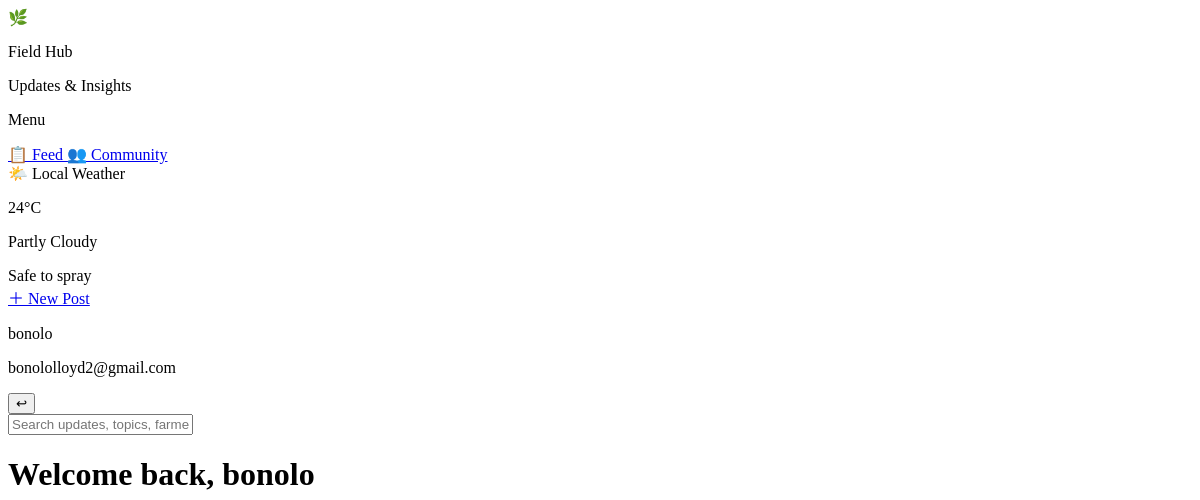
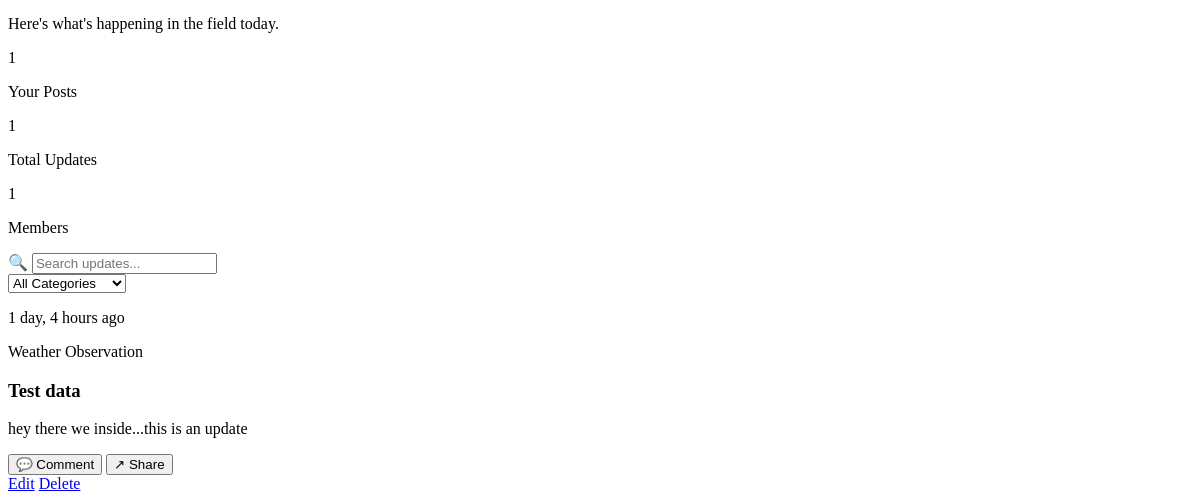
/feed/ (signed in), run on an earlier commit of the app's database (2 pictures, top to bottom).
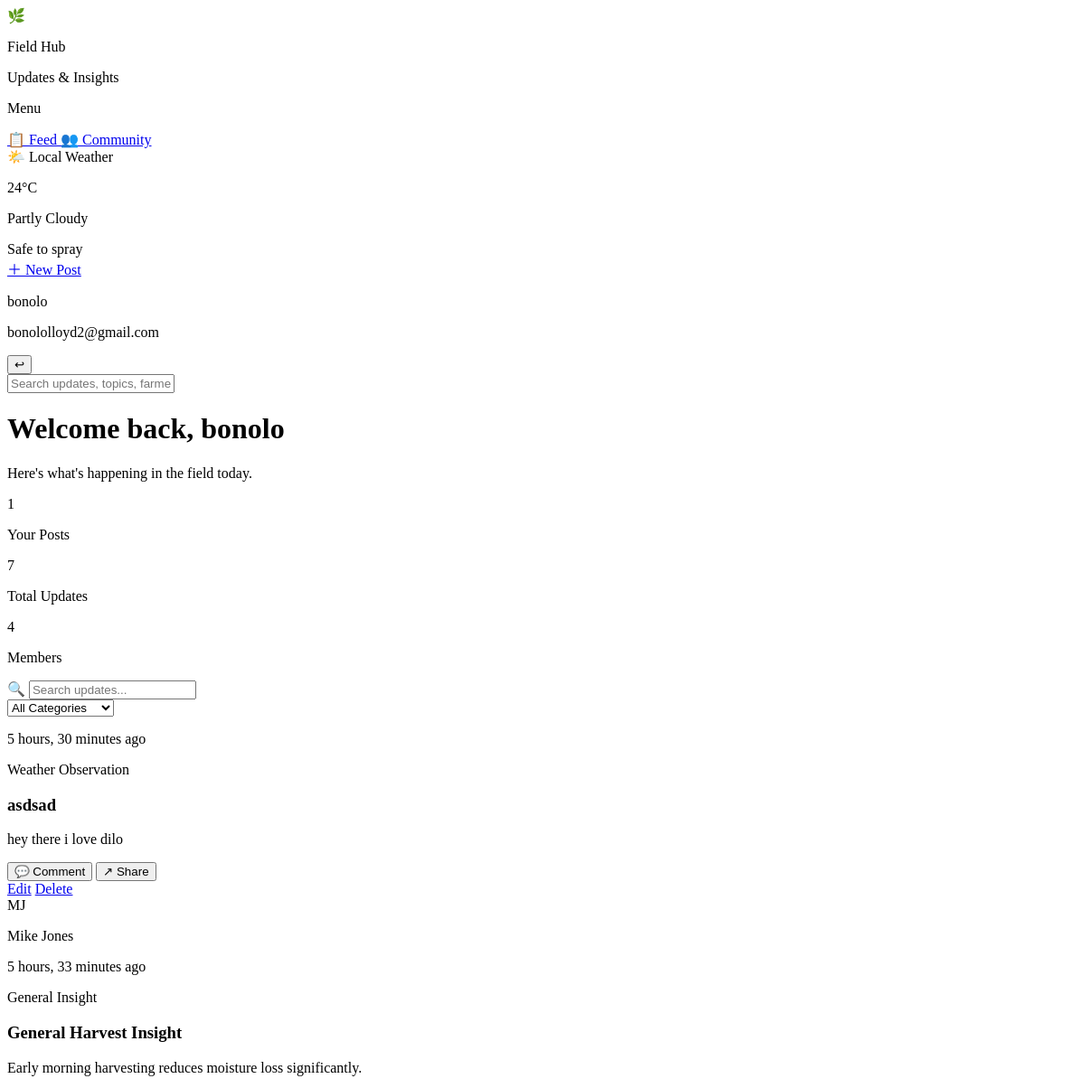
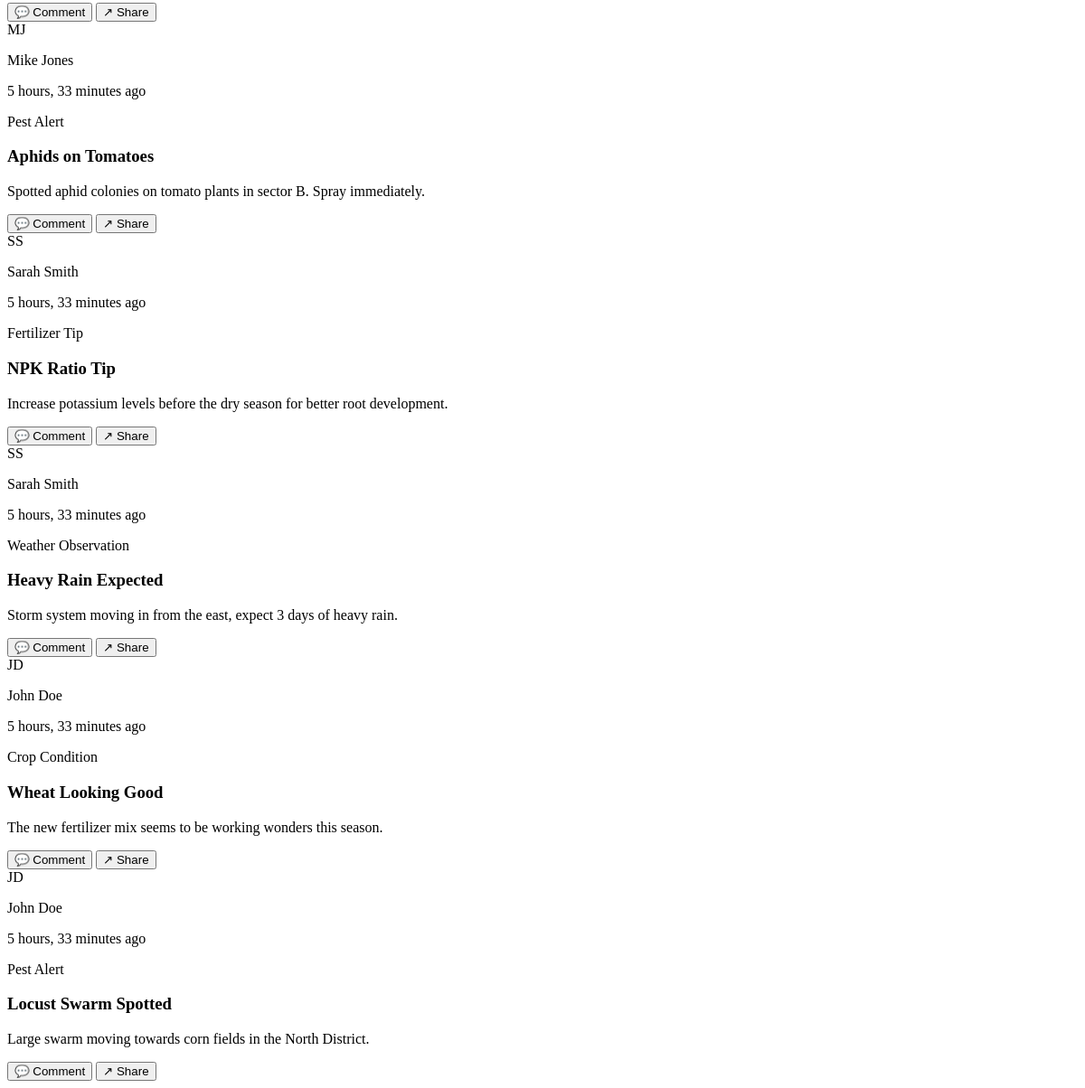
And on a later commit of the database (2 pictures, top to bottom).
### core/models.py (models this page shows, shortened)
class FieldUpdate(models.Model):
    CATEGORY_CHOICES = [
        ('pest_alert', 'Pest Alert'),
        ('weather', 'Weather Observation'),
        ('crop_condition', 'Crop Condition'),
        ('fertilizer', 'Fertilizer Tip'),
        ('general', 'General Insight'),
    ]
    author = models.ForeignKey(
        User,
        on_delete=models.CASCADE,
        related_name='field_updates'
    )
    title = models.CharField(max_length=200)
    message = models.TextField()
    category = models.CharField(
        max_length=20,
        choices=CATEGORY_CHOICES
    )
    created_at = models.DateTimeField(auto_now_add=True)

### core/views.py (the view)
# urls.py: path('feed/', views.feed, name='feed'),
def feed(request):
    posts = FieldUpdate.objects.all().order_by('-created_at')
    return render(request, 'core/feed.html', {
        'posts': posts,
        'total_posts': FieldUpdate.objects.count(),
        'total_members': User.objects.count(),
    })

### core/templates/core/feed.html (shortened to what this page needs)
{% extends 'base.html' %}
{% block content %}
<div class="bg-gradient-to-r from-green-50 to-green-100 border border-green-200 rounded-xl p-5 mb-6 flex items-center justify-between">
  <div>
    <h1 class="text-2xl font-bold text-gray-800">Welcome back, <span class="text-green-600">{{ request.user.username }}</span></h1>
    <p class="text-sm text-gray-500 mt-1">Here's what's happening in the field today.</p>
  </div>
  <div class="flex gap-6">
    <div class="text-center">
      <p class="text-2xl font-bold text-gray-800">{{ request.user.field_updates.count }}</p>
      <p class="text-xs text-gray-500">Your Posts</p>
    </div>
    <div class="text-center">
      <p class="text-2xl font-bold text-gray-800">{{ total_posts }}</p>
      <p class="text-xs text-gray-500">Total Updates</p>
    </div>
    <div class="text-center">
      <p class="text-2xl font-bold text-gray-800">{{ total_members }}</p>
      <p class="text-xs text-gray-500">Members</p>
    </div>
  </div>
</div>
<div class="flex flex-col items-center">
  <div class="w-3/4">
    <div class="flex items-center gap-3 mb-6">
      <div class="flex items-center gap-2 bg-white border border-gray-200 rounded-lg px-4 py-2 flex-1">
        <span class="text-gray-400 text-sm">🔍</span>
        <input type="text" placeholder="Search updates..." class="flex-1 text-sm focus:outline-none"/>
      </div>
      <select class="bg-white border border-gray-200 rounded-lg px-4 py-2 text-sm text-gray-600 focus:outline-none">
        <option>All Categories</option>
      </select>
    </div>
    {% for post in posts %}
    <div class="bg-white border border-gray-200 rounded-xl p-6 shadow-sm mb-4">
      <div class="flex items-center justify-between mb-4">
        <div class="flex items-center gap-3">
          <div class="w-10 h-10 bg-green-600 rounded-full flex items-center justify-center text-white text-sm font-bold flex-shrink-0">
            {{ post.author.first_name|first|upper }}{{ post.author.last_name|first|upper }}
          </div>
          <div>
            <p class="text-sm font-semibold text-gray-800">{{ post.author.get_full_name }}</p>
            <p class="text-xs text-gray-400">{{ post.created_at|timesince }} ago</p>
          </div>
        </div>
        {% if post.category == 'pest_alert' %}
          <span class="text-xs px-3 py-1 rounded-full bg-red-50 text-red-600 border border-red-200">Pest Alert</span>
        {% elif post.category == 'weather' %}
          <span class="text-xs px-3 py-1 rounded-full bg-blue-50 text-blue-600 border border-blue-200">Weather Observation</span>
        {% elif post.category == 'crop_condition' %}
          <span class="text-xs px-3 py-1 rounded-full bg-green-50 text-green-700 border border-green-200">Crop Condition</span>
        {% elif post.category == 'fertilizer' %}
          <span class="text-xs px-3 py-1 rounded-full bg-yellow-50 text-yellow-700 border border-yellow-200">Fertilizer Tip</span>
        {% else %}
          <span class="text-xs px-3 py-1 rounded-full bg-gray-50 text-gray-600 border border-gray-200">General Insight</span>
        {% endif %}
      </div>
      <h3 class="font-bold text-gray-800 mb-2">{{ post.title }}</h3>
      <p class="text-sm text-gray-500 mb-4">{{ post.message }}</p>
      <div class="flex items-center gap-4 border-t border-gray-100 pt-3">
        <button class="flex items-center gap-1 text-xs text-gray-400 hover:text-gray-600">💬 Comment</button>
        <button class="flex items-center gap-1 text-xs text-gray-400 hover:text-gray-600">↗ Share</button>
        {% if post.author == request.user %}
          <div class="ml-auto flex gap-3">
            <a href="{% url 'edit_update' post.pk %}" class="text-xs text-green-700 hover:underline">Edit</a>
            <a href="{% url 'delete_update' post.pk %}" class="text-xs text-red-500 hover:underline">Delete</a>
          </div>
        {% endif %}
      </div>
    </div>
    {% endfor %}
  </div>
</div>
{% endblock %}

### core/templates/base.html (shortened to what this page needs)
{% load django_vite %}
<!DOCTYPE html>
<html lang="en">
<head>
</head>
<body class="bg-gray-50">
{% if user.is_authenticated %}
  <div class="flex min-h-screen">
    <aside class="w-72 bg-white border-r border-gray-200 text-gray-700 flex flex-col fixed h-full">
      <div class="px-4 py-5 border-b border-gray-200">
        <div class="flex items-center gap-2">
          <div class="w-8 h-8 bg-green-500 rounded-lg flex items-center justify-center text-white font-bold text-sm">🌿</div>
          <div>
            <p class="font-bold text-gray-800 text-sm">Field Hub</p>
            <p class="text-xs text-gray-400">Updates & Insights</p>
          </div>
        </div>
      </div>
      <nav class="px-3 py-4">
        <p class="text-xs text-gray-400 uppercase tracking-wider px-2 mb-3">Menu</p>
        <a href="{% url 'feed' %}" class="flex items-center gap-3 px-3 py-2 rounded-lg text-sm text-gray-700 hover:bg-gray-100 mb-1 {% if request.resolver_match.url_name == 'feed' %}bg-gray-100 font-semibold{% endif %}">
          📋 Feed
        </a>
        <a href="{% url 'community' %}" class="flex items-center gap-3 px-3 py-2 rounded-lg text-sm text-gray-700 hover:bg-gray-100 mb-1 {% if request.resolver_match.url_name == 'community' %}bg-gray-100 font-semibold{% endif %}">
          👥 Community
        </a>
      </nav>
      <div class="mx-3 mb-4 p-1 bg-gray-50 border border-gray-200 rounded-xl">
        <div class="flex items-center gap-2 mb-1">
          <span class="text-xs text-gray-500">🌤️ Local Weather</span>
        </div>
        <p class="text-2xl font-bold text-gray-800">24°C</p>
        <p class="text-xs text-gray-400">Partly Cloudy</p>
        <span class="inline-block mt-2 text-xs bg-green-100 text-green-700 px-2 py-1 rounded-full">Safe to spray</span>
      </div>
      <div class="px-3 pb-4">
        <a href="{% url 'create_update' %}" class="flex items-center justify-center gap-2 w-full bg-green-600 hover:bg-green-500 text-white font-semibold py-2 px-4 rounded-lg text-sm transition">
          ＋ New Post
        </a>
      </div>
      <div class="px-4 py-5 flex items-center gap-3">
        <div class="flex-1 min-w-0">
          <p class="text-sm font-medium text-gray-800 truncate">{{ user.username }}</p>
          <p class="text-xs text-gray-400 truncate">{{ user.email }}</p>
        </div>
        <form method="POST" action="{% url 'logout' %}">
          <button type="submit" class="text-s text-gray-400 hover:text-red-500 transition">↩</button>
        </form>
      </div>
    </aside>
    <div class="ml-72 bg-[#f0f2f2] flex-1 flex flex-col min-h-screen">
      <header class="sticky top-0 z-10 bg-white border-b border-gray-200 px-6 py-5 flex items-center justify-between">
        <input type="text" placeholder="Search updates, topics, farmers..."
          class="w-80 px-4 py-2 bg-gray-100 rounded-lg text-sm focus:outline-none focus:ring-2 focus:ring-green-500"/>
      </header>
      <main class="flex-1 p-6">
        {% block content %}{% endblock %}
      </main>
    </div>
  </div>
{% endif %}
</body>
</html>

What changed in the data, as far as the page shows it:
removed FieldUpdate: created_at "1 day, 4 hours", category "Weather Observation", title "Test data", message "hey there we inside...this is an update", shows "Edit"
added FieldUpdate: created_at "5 hours, 30 minutes", category "Weather Observation", title "asdsad", message "hey there i love dilo", shows "Edit"
added FieldUpdate: author.first_name|first "M", author.last_name|first "J", author.get_full_name "Mike Jones", created_at "5 hours, 33 minutes", category "General Insight", title "General Harvest Insight", message "Early morning harvesting reduces moisture loss significantly."
added FieldUpdate: author.first_name|first "M", author.last_name|first "J", author.get_full_name "Mike Jones", created_at "5 hours, 33 minutes", category "Pest Alert", title "Aphids on Tomatoes", message "Spotted aphid colonies on tomato plants in sector B. Spray immediately."
added FieldUpdate: author.first_name|first "S", author.last_name|first "S", author.get_full_name "Sarah Smith", created_at "5 hours, 33 minutes", category "Fertilizer Tip", title "NPK Ratio Tip", message "Increase potassium levels before the dry season for better root development."
added FieldUpdate: author.first_name|first "S", author.last_name|first "S", author.get_full_name "Sarah Smith", created_at "5 hours, 33 minutes", category "Weather Observation", title "Heavy Rain Expected", message "Storm system moving in from the east, expect 3 days of heavy rain."
added FieldUpdate: author.first_name|first "J", author.last_name|first "D", author.get_full_name "John Doe", created_at "5 hours, 33 minutes", category "Crop Condition", title "Wheat Looking Good", message "The new fertilizer mix seems to be working wonders this season."
added FieldUpdate: author.first_name|first "J", author.last_name|first "D", author.get_full_name "John Doe", created_at "5 hours, 33 minutes", category "Pest Alert", title "Locust Swarm Spotted", message "Large swarm moving towards corn fields in the North District."
Also different on the page:
{{ total_posts }}: "1" → "7"
{{ total_members }}: "1" → "4"
